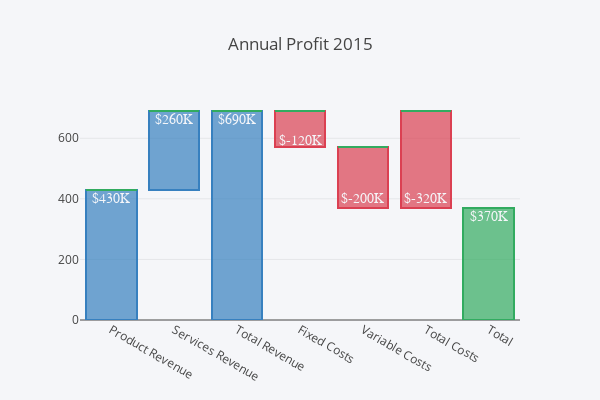

The cell this chart's notebook holds for it:
### Markdown cell above
## Waterfall Bar Chart

### Code cell
val xData = Seq(
  "Product Revenue",
  "Services Revenue",
  "Total Revenue",
  "Fixed Costs",
  "Variable Costs",
  "Total Costs",
  "Total"
)

val yData = Seq(400, 660, 660, 590, 400, 400, 340)

val textList = Seq("$430K", "$260K", "$690K", "$-120K", "$-200K", "$-320K", "$370K")

//Base

val trace1 = Bar(
  x = xData,
  y = Seq(0, 430, 0, 570, 370, 370, 0),
  marker = Marker(
    color = Color.RGBA(1, 1, 1, 0.0)
  )
)

//Revenue

val trace2 = Bar(
  xData,
  Seq(430, 260, 690, 0, 0, 0, 0),
  marker = Marker(
    color = Color.RGBA(55, 128, 191, 0.7),
    line = Line(
      color = Color.RGBA(55, 128, 191, 1.0),
      width = 2.0
    )
  )
)

//Cost

val trace3 = Bar(
  xData,
  Seq(0, 0, 0, 120, 200, 320, 0),
  marker = Marker(
    color = Color.RGBA(219, 64, 82, 0.7),
    line = Line(
      color = Color.RGBA(219, 64, 82, 1.0),
      width = 2.0
    )
  )
)

//Profit

val trace4 = Bar(
  xData,
  Seq(0, 0, 0, 0, 0, 0, 370),
  marker = Marker(
    color = Color.RGBA(50,171, 96, 0.7),
    line = Line(
      color = Color.RGBA(50, 171, 96, 1.0),
      width = 2.0
    )
  )
)

val data = Seq(trace1, trace2, trace3, trace4)

val annotations = xData.zip(yData).zip(textList).map {
  case ((x, y), text) =>
    Annotation(
      x = x,
      y = y,
      text = text,
      font = Font(
        family = "Arial",
        size = 14,
        color = Color.RGBA(245, 246, 249, 1)
      ),
      showarrow = false
    )
}

val layout = Layout(
  title = "Annual Profit 2015",
  barmode = BarMode.Stack,
  paper_bgcolor = Color.RGBA(245, 246, 249, 1),
  plot_bgcolor = Color.RGBA(245, 246, 249, 1),
  width = 600,
  height = 400,
  showlegend = false,
  annotations = annotations
)

plot(data, layout)

### Figure 1 — Plotly figure (JSON) as saved in the notebook; plotly's stock layout.template omitted (floating-point values rounded to 4 significant figures)
{"data": [{"marker": {"color": "rgba(1, 1, 1, 0.0)"}, "type": "bar", "x": ["Product Revenue", "Services Revenue", "Total Revenue", "Fixed Costs", "Variable Costs", "Total Costs", "Total"], "y": [0, 430, 0, 570, 370, 370, 0]}, {"marker": {"color": "rgba(55, 128, 191, 0.7)", "line": {"color": "rgba(55, 128, 191, 1.0)", "width": 2}}, "type": "bar", "x": ["Product Revenue", "Services Revenue", "Total Revenue", "Fixed Costs", "Variable Costs", "Total Costs", "Total"], "y": [430, 260, 690, 0, 0, 0, 0]}, {"marker": {"color": "rgba(219, 64, 82, 0.7)", "line": {"color": "rgba(219, 64, 82, 1.0)", "width": 2}}, "type": "bar", "x": ["Product Revenue", "Services Revenue", "Total Revenue", "Fixed Costs", "Variable Costs", "Total Costs", "Total"], "y": [0, 0, 0, 120, 200, 320, 0]}, {"marker": {"color": "rgba(50, 171, 96, 0.7)", "line": {"color": "rgba(50, 171, 96, 1.0)", "width": 2}}, "type": "bar", "x": ["Product Revenue", "Services Revenue", "Total Revenue", "Fixed Costs", "Variable Costs", "Total Costs", "Total"], "y": [0, 0, 0, 0, 0, 0, 370]}], "layout": {"annotations": [{"font": {"color": "rgba(245, 246, 249, 1.0)", "family": "Arial", "size": 14}, "showarrow": false, "text": "$430K", "x": "Product Revenue", "y": 400}, {"font": {"color": "rgba(245, 246, 249, 1.0)", "family": "Arial", "size": 14}, "showarrow": false, "text": "$260K", "x": "Services Revenue", "y": 660}, {"font": {"color": "rgba(245, 246, 249, 1.0)", "family": "Arial", "size": 14}, "showarrow": false, "text": "$690K", "x": "Total Revenue", "y": 660}, {"font": {"color": "rgba(245, 246, 249, 1.0)", "family": "Arial", "size": 14}, "showarrow": false, "text": "$-120K", "x": "Fixed Costs", "y": 590}, {"font": {"color": "rgba(245, 246, 249, 1.0)", "family": "Arial", "size": 14}, "showarrow": false, "text": "$-200K", "x": "Variable Costs", "y": 400}, {"font": {"color": "rgba(245, 246, 249, 1.0)", "family": "Arial", "size": 14}, "showarrow": false, "text": "$-320K", "x": "Total Costs", "y": 400}, {"font": {"color": "rgba(245, 246, 249, 1.0)", "family": "Arial", "size": 14}, "showarrow": false, "text": "$370K", "x": "Total", "y": 340}], "barmode": "stack", "height": 400, "paper_bgcolor": "rgba(245, 246, 249, 1.0)", "plot_bgcolor": "rgba(245, 246, 249, 1.0)", "showlegend": false, "title": {"text": "Annual Profit 2015"}, "width": 600, "xaxis": {"type": "category", "range": [-0.5, 6.5], "autorange": true}, "yaxis": {"type": "linear", "range": [0, 726.3], "autorange": true}}}
